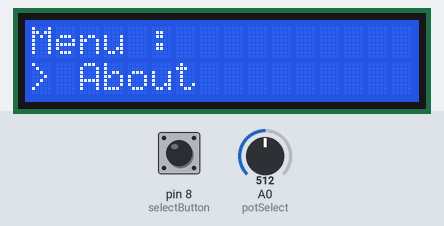
Bench run of a sketch on a simulated Arduino Uno, built with avr-gcc and run on an emulated ATmega328P. On the bench: 16×2 character LCD. The inputs (shaded band) are chosen by the test bench; at power-on: A0 (potSelect) = 512, pin 8 (selectButton) LOW.

Above: at 2.2 s.
2.3 s: A0 (potSelect) set to 671
3.8 s: A0 (potSelect) set to 695
At 5.0 s:
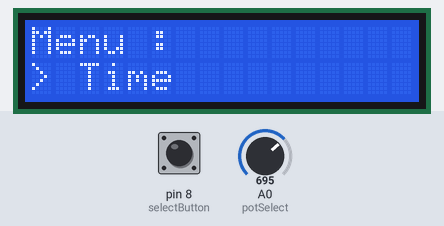
5.3 s: pin 8 (selectButton) pulled HIGH for 0.15 s
At 6.1 s:
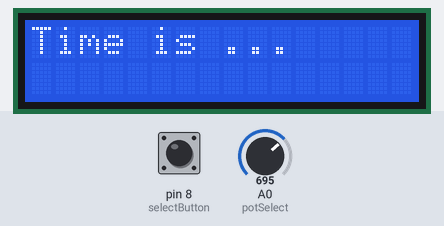
7.8 s: A0 (potSelect) set to 1004
9.3 s: A0 (potSelect) set to 1023
At 10.5 s:
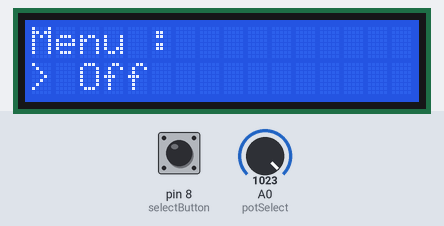
10.8 s: pin 8 (selectButton) pulled HIGH for 1 s
At 11.6 s:
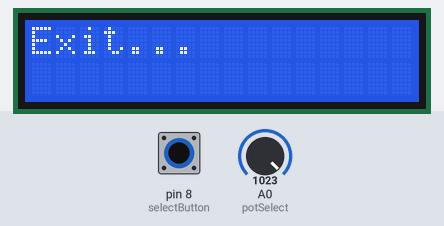
Timing chart, 0 to 13.8 s (numbered marks = the images above; inputs shaded):
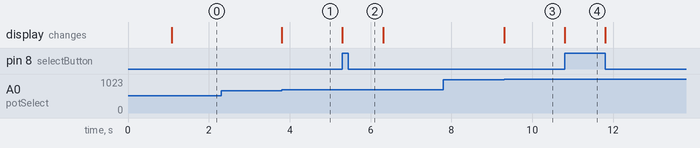

Measured:
- the behaviour switches between 681 and 682 on A0 (potSelect) (found by bisection; images 0 and 1)
- the behaviour switches between 1022 and 1023 on A0 (potSelect) (found by bisection; images 2 and 3)
- after the input at 2.3 s, every drawn part: stays the same
- after the input at 3.8 s, the display: changes at once (image 1)
- after the input at 5.3 s, the display: changes at once (image 2)
- after the input at 7.8 s, every drawn part: stays the same
- after the input at 9.3 s, the display: changes at once (image 3)
- after the input at 10.8 s, the display: changes at once (image 4)

The sketch:

potLCDMenu.ino
```cpp
#include <LiquidCrystal.h>
//#include <LiquidCrystal_I2C.h>

//RS, E, D4, D5, D6, D7
LiquidCrystal lcd(12, 11, 5, 4, 3 ,2);

/*
* LCD I2C ile (Adres[ya hexadecimal  ya da 0x27 gibi adres, satir sayisi, sutun sayisi])
*LiquidCrystal_I2C lcd(39, 16, 2);
*/
int potSelect = A0; //Menude pot ile secmek icin
int selectButton = 8; //Menudeki ogeyi seçmek için buton
const int menuCountItem = 4; //Ayarlar, Hakkinda, Saat, Cikis seklinde 4 tanedir

String menuItems[menuCountItem] = {
  "Settings",
  "About",
  "Time",
  "Off"
};
int menuIndex = 0; //Menudeki seceneklerin belirlendigi indextir.
int lastMenuIndex = -1; //Ilk basta -1'den baslatirsak ilk secenegi gosterir ve cevirdikce degistirir
bool buttonPressed = false; //Debounce icin

void setup() {
  lcd.begin(16, 2);
  /*
  *lcd.init();
  *lcd.backlight();
  */
  pinMode(selectButton, INPUT);
  pinMode(potSelect, INPUT);  // Zorunlu degil

  lcd.setCursor(0, 0);
  lcd.print("Menu basliyor...");
  delay(1000);
  lcd.clear();

  showMenu();
}

void loop() {
  // Potansiyometre okuma ve menü index hesaplama
  int potVal = analogRead(potSelect);
  int currentMenu = map(potVal, 0, 1023, 0, menuCountItem - 1);
  //Menude "exit" kismina gelince dalgalanma oluyorsa manuel pot degeri araligi atama yapabilirsin

    // Menu degistiyse ekranda goster
  if(currentMenu != lastMenuIndex){
      menuIndex = currentMenu;
      showMenu();
      lastMenuIndex = currentMenu;
   }
     // Select butonuna basıldıysa
  if(digitalRead(selectButton) == HIGH && !buttonPressed){
    lcd.clear();
    lcd.setCursor(0, 0);
    switch(menuIndex){
      case 0:
        lcd.print("Settings...");
        break;
      case 1:
        lcd.print("About...");
        break;
      case 2:
        lcd.print("Time is ...");
        break;
      case 3:
        lcd.print("Exit...");
        break;
      default:
        lcd.print("Wrong Selection");
    }

    delay(1000);
    showMenu();
    buttonPressed = true;
  }
   // Buton serbest bırakıldıysa yeniden basılabilir hale getir
  if(digitalRead(selectButton) == LOW){
    buttonPressed = false;
  }
}

void showMenu(){
  lcd.clear(); //Temizle
  lcd.setCursor(0, 0); //En bastan basla
  lcd.print("Menu : "); //"Menu : "yaz
  lcd.setCursor(0 ,1); //Alta gec
  lcd.print("> "); //Secenekleri goster
  lcd.print(menuItems[menuIndex]);
}
```
